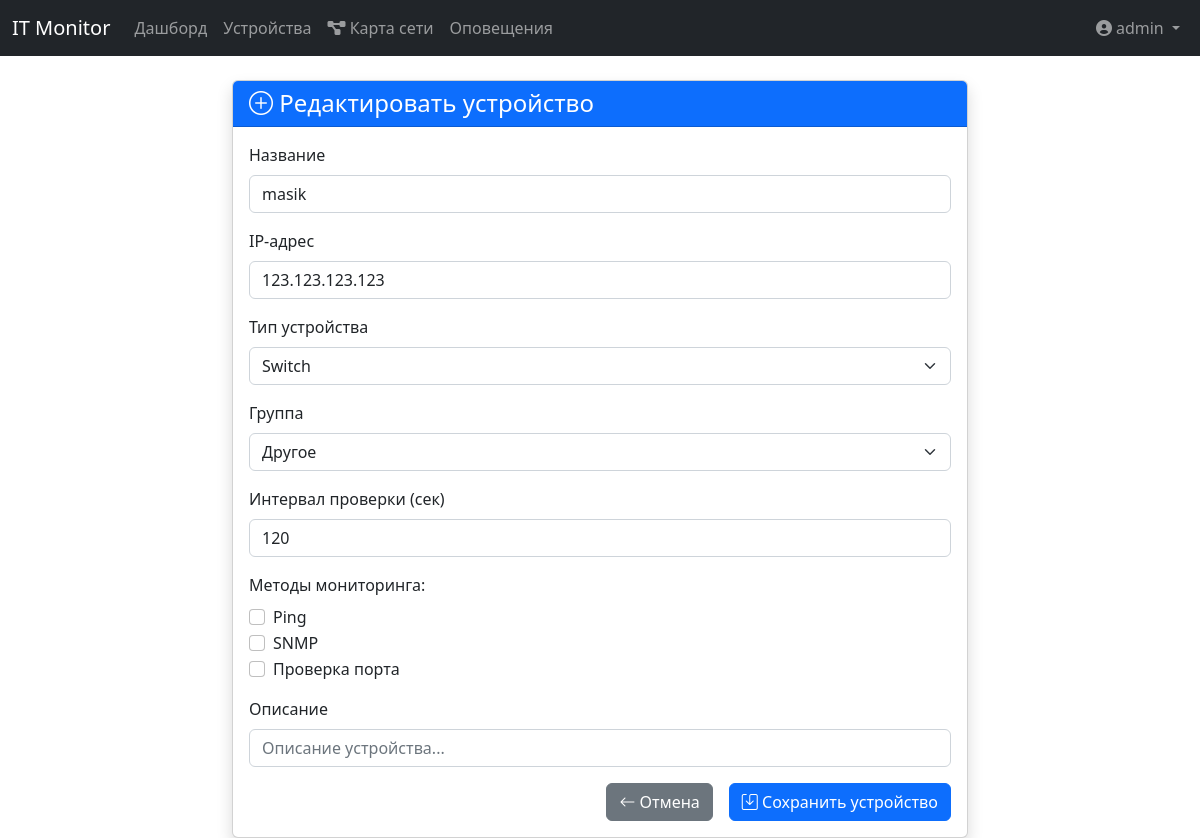
/devices/2/edit (signed in), run on the app's committed database.
### app.py (models this page shows, shortened)
class User(UserMixin, db.Model):
    __tablename__ = 'users'
    id = db.Column(db.Integer, primary_key=True)
    login = db.Column(db.String(50), unique=True, nullable=False)
    password_hash = db.Column('pass', db.String(100), nullable=False)  # Используем имя столбца из БД
    role = db.Column(db.String(20), nullable=False, default='user')

class Device(db.Model):
    __tablename__ = 'devices'
    id = db.Column(db.Integer, primary_key=True)
    name = db.Column(db.String(100), nullable=False)
    ip_address = db.Column(db.String(15), nullable=False)
    device_type = db.Column(db.Enum(DeviceType, values_callable=lambda x: [e.value for e in DeviceType]),
                            nullable=False,
                            default=DeviceType.OTHER)
    group = db.Column(db.String(50), nullable=False)
    check_interval = db.Column(db.Integer, default=60)  # Интервал проверки в секундах
    monitoring_methods = db.Column(db.String(200), default='ping')  # Методы мониторинга, хранятся как строка, разделенная запятыми.
    description = db.Column(db.String(200))
    created_at = db.Column(db.DateTime, default=datetime.utcnow)
    updated_at = db.Column(db.DateTime, default=datetime.utcnow, onupdate=datetime.utcnow)
    last_check = db.Column(db.DateTime)
    monitoring_results = db.relationship(
        'MonitoringResult',
        back_populates='device',
        lazy='dynamic',
        cascade='all, delete-orphan'
    )
    @property
    def last_check(self):
        last_result = self.monitoring_results.order_by(MonitoringResult.timestamp.desc()).first()
        return last_result.timestamp if last_result else None

### app.py (the view)
@app.route('/devices/<int:id>/edit', methods=['GET', 'POST'])
@login_required
def edit_device(id):
    device = Device.query.get_or_404(id)
    form = DeviceForm(obj=device)
    if form.validate_on_submit():
        form.populate_obj(device)
        db.session.commit()
        flash('Устройство успешно обновлено', 'success')
        return redirect(url_for('device_list'))
    return render_template('devices/add.html', form=form, title='Редактировать устройство')

### app.py (shortened to what this page needs)
class DeviceForm(FlaskForm):
    name = StringField('Название', validators=[DataRequired()])
    ip_address = StringField('IP-адрес', validators=[DataRequired(), IPAddress()])
    device_type = SelectField('Тип устройства',
                              choices=DeviceType.choices(),
                              validators=[DataRequired()],
                              coerce=DeviceType.coerce)  # Добавьте coerce
    group = SelectField('Группа', choices=[
        ('servers', 'Серверы'),
        ('routers', 'Роутеры'),
        ('cameras', 'Камеры'),
        ('other', 'Другое')
    ], validators=[DataRequired()])
    check_interval = StringField('Интервал проверки (сек)', validators=[DataRequired()])
    ping = BooleanField('Ping')
    snmp = BooleanField('SNMP')
    port = BooleanField('Проверка порта')
    description = StringField('Описание')
    submit = SubmitField('Сохранить')

### app.py (called while the page is built)
@login_manager.user_loader
def load_user(user_id):
    return User.query.get(int(user_id))

@app.before_request
def check_admin_count():
    if request.path.startswith('/admin'):  # Проверяем путь вместо endpoint
        admins_count = User.query.filter_by(role='admin').count()
        if admins_count < 1:
            abort(403, description="В системе должен быть хотя бы один администратор")

    @classmethod
    def coerce(cls, item):
        if isinstance(item, DeviceType):
            return item
        try:
            return cls(item.lower())  # Приводим к нижнему регистру для сравнения
        except ValueError:
            raise ValueError(f"Invalid DeviceType value: {item}")

### templates/devices/add.html (shortened to what this page needs)
{% extends "base.html" %}
{% block content %}
<div class="container mt-4">
    <div class="row">
        <div class="col-md-8 offset-md-2">
            <div class="card shadow">
                <div class="card-header bg-primary text-white">
                    <h4 class="mb-0">
                        <i class="bi bi-plus-circle"></i> {{ title }}
                    </h4>
                </div>
                <div class="card-body">
                    <form method="POST">
                        <div class="mb-3">
                            {{ form.name.label(class="form-label") }}
                            {{ form.name(class="form-control" + (' is-invalid' if form.name.errors else '')) }}
                        </div>
                        <div class="mb-3">
                            {{ form.ip_address.label(class="form-label") }}
                            {{ form.ip_address(class="form-control" + (' is-invalid' if form.ip_address.errors else '')) }}
                        </div>
                        <div class="mb-3">
                            {{ form.device_type.label(class="form-label") }}
                            {{ form.device_type(class="form-select" + (' is-invalid' if form.device_type.errors else '')) }}
                        </div>
                        <div class="mb-3">
                            {{ form.group.label(class="form-label") }}
                            {{ form.group(class="form-select" + (' is-invalid' if form.group.errors else '')) }}
                        </div>
                        <div class="mb-3">
                            {{ form.check_interval.label(class="form-label") }}
                            {{ form.check_interval(class="form-control" + (' is-invalid' if form.check_interval.errors else '')) }}
                        </div>
                        <div class="mb-3">
                            <label class="form-label">Методы мониторинга:</label>
                            <div class="form-check">
                                {{ form.ping(class="form-check-input") }}
                                {{ form.ping.label(class="form-check-label") }}
                            </div>
                            <div class="form-check">
                                {{ form.snmp(class="form-check-input") }}
                                {{ form.snmp.label(class="form-check-label") }}
                            </div>
                            <div class="form-check">
                                {{ form.port(class="form-check-input") }}
                                {{ form.port.label(class="form-check-label") }}
                            </div>
                        </div>
                        <div class="mb-3">
                            {{ form.description.label(class="form-label") }}
                            {{ form.description(class="form-control", rows=3, placeholder="Описание устройства...") }}
                        </div>
                        <div class="d-grid gap-2 d-md-flex justify-content-md-end">
                            <a href="{{ url_for('device_list') }}" class="btn btn-secondary me-md-2">
                                <i class="bi bi-arrow-left"></i> Отмена
                            </a>
                            <button type="submit" class="btn btn-primary">
                                <i class="bi bi-save"></i> Сохранить устройство
                            </button>
                        </div>
                    </form>
                </div>
            </div>
        </div>
    </div>
</div>
{% endblock %}

### templates/navbar.html (shortened to what this page needs)
<nav class="navbar navbar-expand-lg navbar-dark bg-dark">
    <div class="container-fluid">
        <a class="navbar-brand" href="/">IT Monitor</a>
        <div class="collapse navbar-collapse" id="navbarNav">
            <ul class="navbar-nav me-auto">
                <li class="nav-item">
                    <a class="nav-link" href="{{ url_for('dashboard') }}">Дашборд</a>
                </li>
                <li class="nav-item">
                    <a class="nav-link" href="{{ url_for('device_list') }}">Устройства</a>
                </li>
                <li class="nav-item">
                    <a class="nav-link" href="{{ url_for('network_map') }}">
                        <i class="fas fa-project-diagram"></i>
                        <span>Карта сети</span>
                    </a>
                </li>
                <li class="nav-item">
                    <a class="nav-link" href="{{ url_for('alert_list') }}">Оповещения</a>
                </li>
            </ul>
            <ul class="navbar-nav">
                <li class="nav-item dropdown">
                    <a class="nav-link dropdown-toggle" href="#" role="button" data-bs-toggle="dropdown">
                        <i class="fas fa-user-circle me-1"></i>{{ current_user.login }}
                    </a>
                </li>
            </ul>
        </div>
    </div>
</nav>

### data on the page
User: login "admin"
Device: name "masik", ip_address "123.123.123.123", device_type "Switch", group "Другое", check_interval "120", ping.label "Ping"

### other printed values
{{ title }} "Редактировать устройство"
